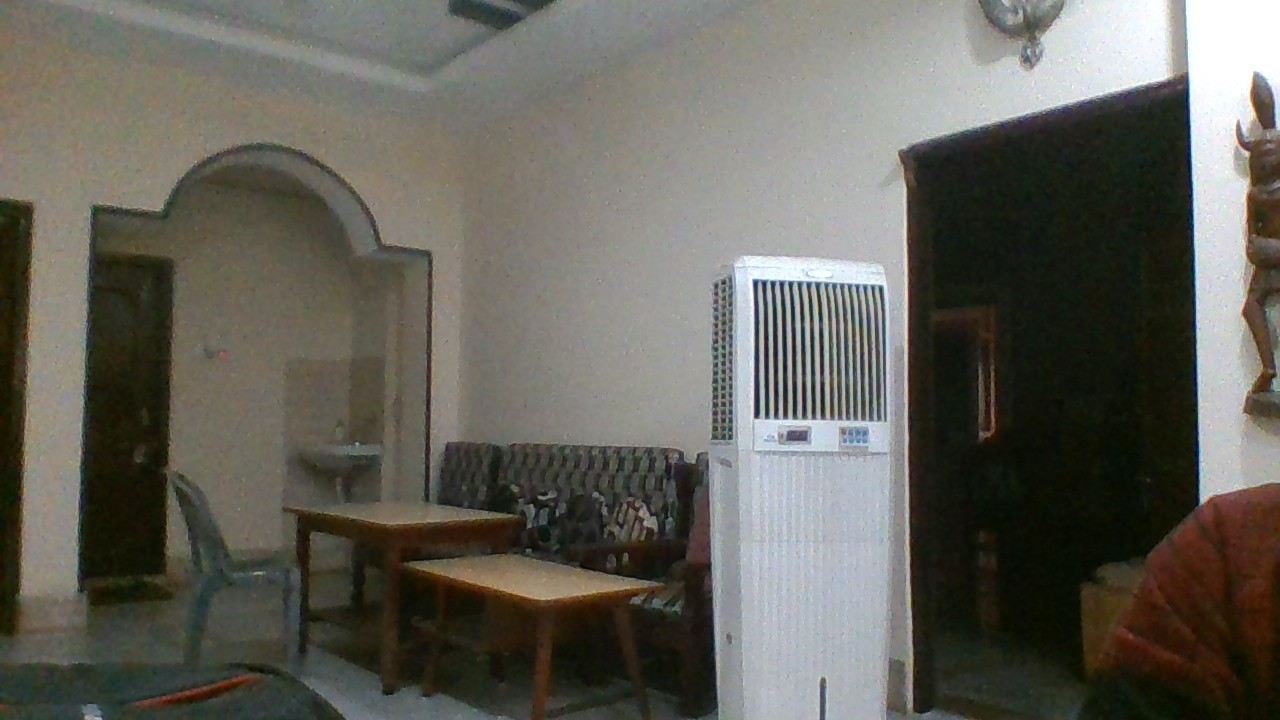
#> input picture image Processing/template/test.jpg, 1280 x 720 px, found by its file name; the run also reads 1 picture not shown here
$ python Image_diff2.py
#> lines starting #> are read from the running program, lines starting #| are printed output that depends on the picture
import cv2
from skimage.metrics import structural_similarity
import imutils
import numpy as np
from matplotlib import pyplot as plt


# load the two input images
img_1 = cv2.imread("images/test.jpg")
#> img_1 is the input picture: shape (720, 1280, 3); mean B, G, R 89.8, 97.6, 99.4
img_2 = cv2.imread("images/test2.jpg")

# img_1 = cv2.imread('template/test.jpg')
# img_2 = cv2.imread('template/test3.jpg')

#-----------------check both img size ----------------------------------
if img_1.shape == img_2.shape:

    print("The images have same size and channels")
    print("Processing...")
    difference = cv2.subtract(img_1,img_2)
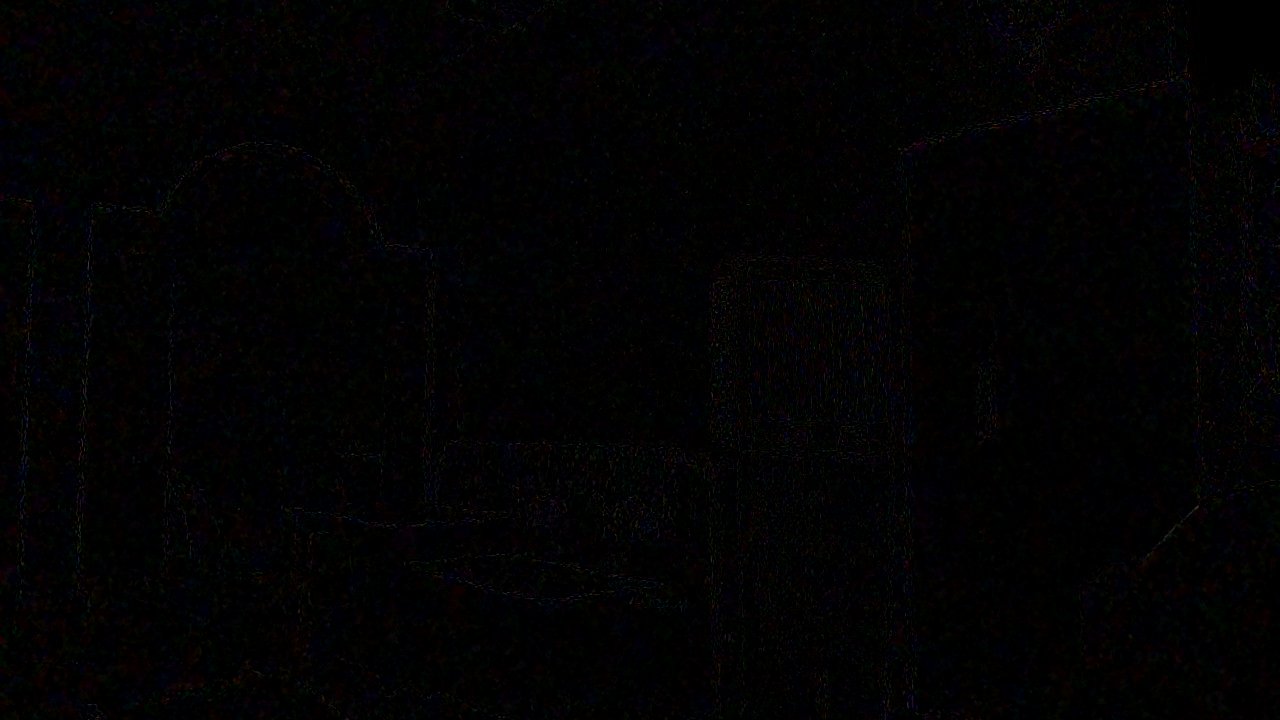
#> difference: shape (720, 1280, 3); mean B, G, R 2.3, 1.8, 2.1
    b, g, r = cv2.split(difference)

    # convert the images to grayscale
    grayA = cv2.cvtColor(img_1, cv2.COLOR_BGR2GRAY)
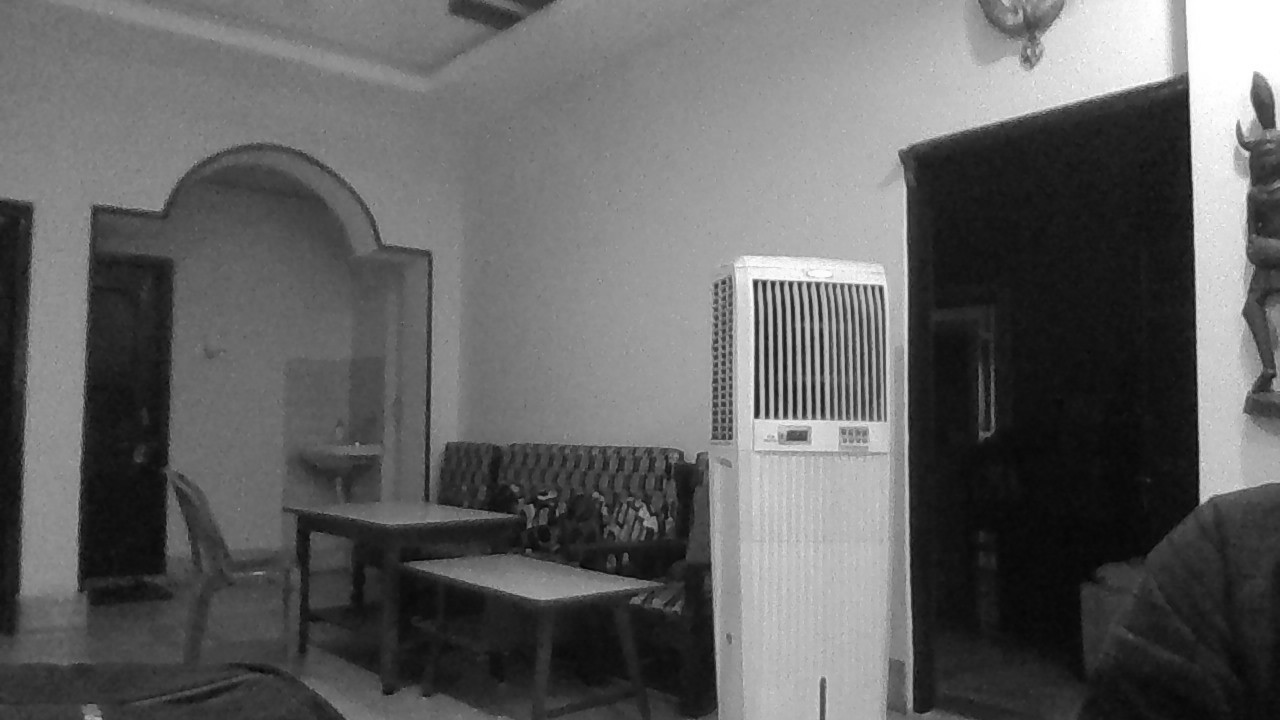
#> grayA: shape (720, 1280); min 3, max 255, mean 97.3
    grayB = cv2.cvtColor(img_2, cv2.COLOR_BGR2GRAY)

    # compute the Structural Similarity Index (SSIM) between the two----
    # images, ensuring that the difference image is returned------------
    (score, diff) = structural_similarity(grayA, grayB, full=True)
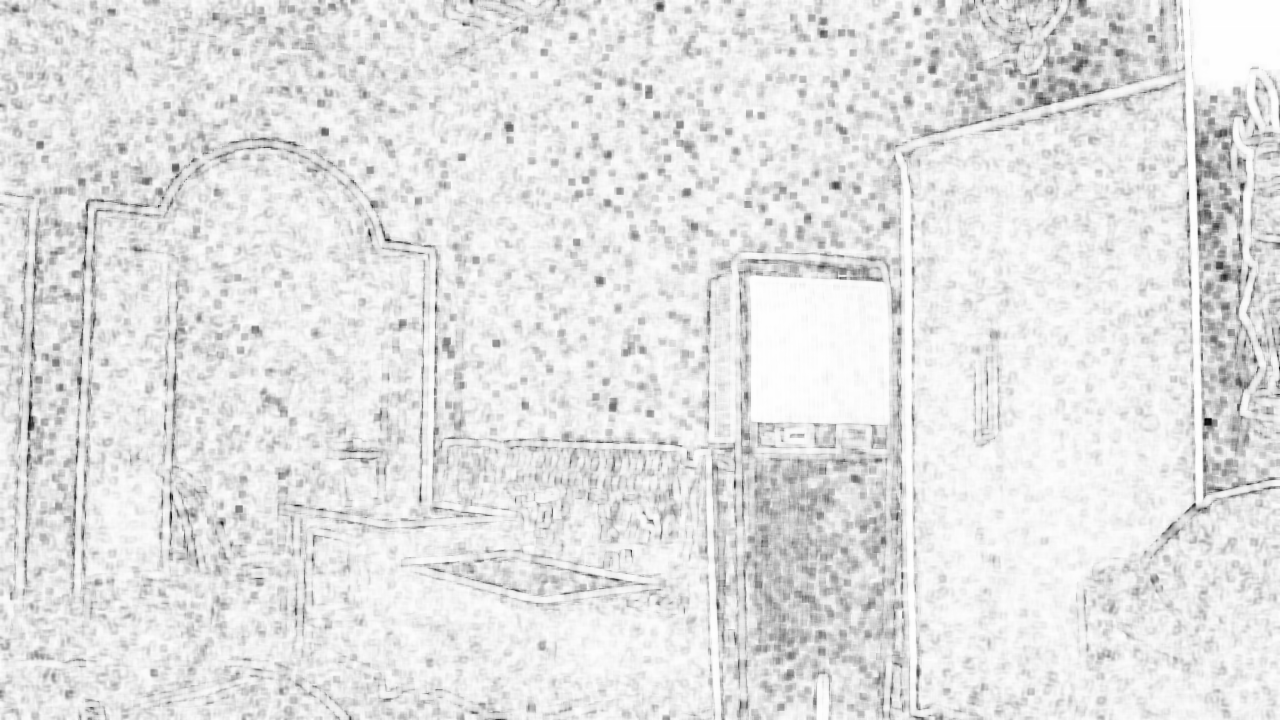
#> diff: shape (720, 1280) float64; min -0.0321, max 1, mean 0.887; drawn with min black and max white
#> score = 0.887
    diff = (diff * 255).astype("uint8")

    if cv2.countNonZero(b) == 0 and cv2.countNonZero(g) == 0 and cv2.countNonZero(r) == 0 and score == 1:
        print("The images are completely Equal")
        print("Similarities Percentage:- {} %".format(score * 100))

    elif score > 0.5:
        print("The Images are not Completely Equal..")
        print("Similarities Percentage:- {:.2f} %".format(score * 100))
#| Similarities Percentage:- 88.69 %

        Inp = input("Do You Want to see difference Comparision (y/n):- ")
#> the answer given: y

        if Inp == "y":
            print("Processing...")
            # ----------------Check for similarities---------------------------
            sift = cv2.xfeatures2d.SIFT_create()
            kp_1, desc_1 = sift.detectAndCompute(img_1, None)
#> kp_1 = 1307 keypoints; strongest (x, y, size): (755, 283, 4.3), (757, 414, 4.6), (1157, 120, 51.7), (1147, 130, 61.8)
            kp_2, desc_2 = sift.detectAndCompute(img_2, None)
#> kp_2 = 1296 keypoints; strongest (x, y, size): (757, 414, 4.7), (755, 283, 4.3), (1157, 119, 51.3), (1148, 130, 61.6)


            index_params = dict(algorithm=0, trees=5)
            search_params = dict()
            flann = cv2.FlannBasedMatcher(index_params, search_params)
            matches = flann.knnMatch(desc_1, desc_2, k=2)
#> matches = 1307 matches
            # print(len(matches))

            good_points = []
            ratio = 0.7
            for m, n in matches:
                if m.distance < ratio*n.distance:
                    good_points.append(m)
#> after the loop, good_points = 292 matches

            # print("Completely Matched Points:- "+ str(len(good_points)))


            result = cv2.drawMatches(img_1, kp_1, img_2, kp_2,good_points, None)
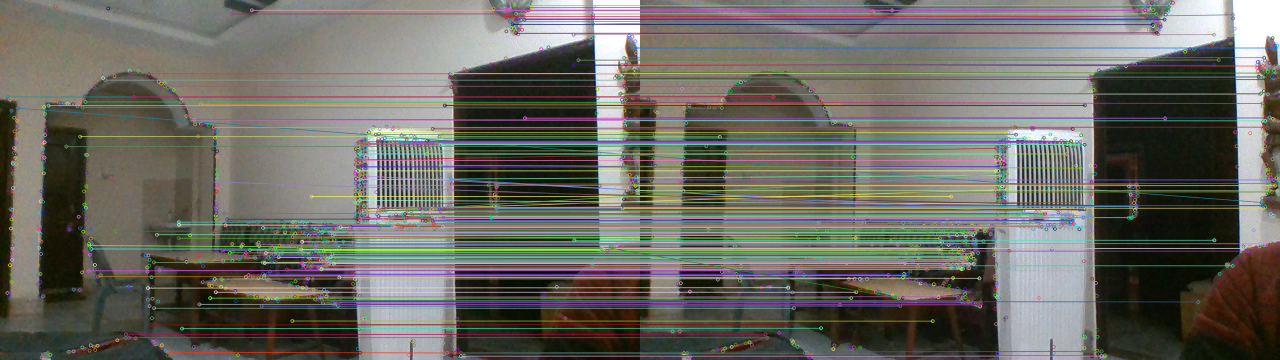
#> result: shape (720, 2560, 3) (shown at 1/2 size); mean B, G, R 97.9, 105.7, 106.2

            # show the output images------------------------------------------
            cv2.imshow("Original", cv2.resize(img_1, None, fx = 0.9, fy = 0.9))
            cv2.imshow("Img To Be Compared", cv2.resize(img_2, None, fx = 0.9, fy = 0.9))
            cv2.imshow("Difference", cv2.resize(diff, None, fx = 0.9, fy = 0.9))
            cv2.imshow("Comparision", cv2.resize(result, None, fx = 0.9, fy = 0.9))
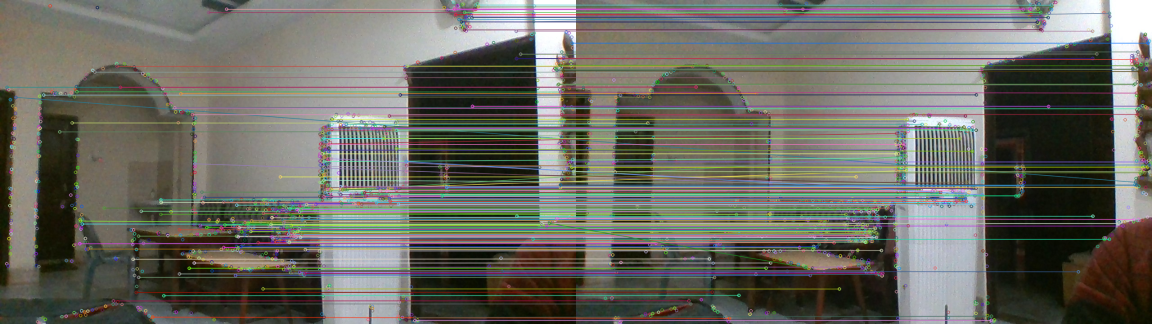
#> window 'Comparision': shape (648, 2304, 3) (shown at 1/2 size); mean B, G, R 97.8, 105.6, 106.1
            cv2.waitKey(0)
            cv2.destroyAllWindows()
        else:
            print("Thank you")

    else:
        print("Similarities Percentage:- {:.2f} %".format(score * 100))
        print("The Images Are completely Different..")
else:
    print("Images Have not same size\nPlease Input TheSame Size Images...")
